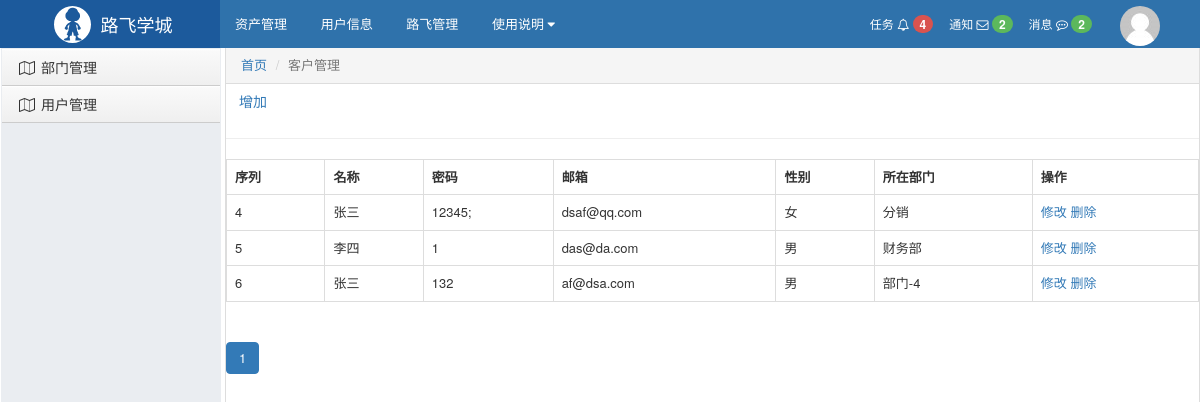
/crm/user_list/, run on the app's committed database.
### crm/models.py (models this page shows)
class user(models.Model):
    username = models.CharField(verbose_name="用户名",max_length=32)
    password = models.CharField(verbose_name="密码",max_length=64)
    email = models.CharField(verbose_name="密码",max_length=128)
    gender_choices = (
        (1,'男'),
        (2,'女'),
    )
    gender = models.IntegerField(verbose_name="性别",choices=gender_choices)
    depart = models.ForeignKey(verbose_name="所在部门",to="depart")

class depart(models.Model):
    title = models.CharField(verbose_name="部门名称",max_length=32)
    def __str__(self):
        return self.title

### crm/views/user.py (the view)
def index(request):
    my_list = models.user.objects.all()
    for item in my_list:
        print(item)
    page = request.GET.get('page', 1)  # 要查看的页码
    total_count = models.user.objects.all().count()  # 数据库中数据总条数
    pager = Pagination(page, total_count, '/crm/user/list/',5)
    my_list = models.user.objects.all()[pager.start:pager.end]
    return render(request,'user_list.html',locals())

### crm/utils/pager.py (called while the page is built, shortened)
    @property
    def start(self):
        return (self.page-1) * self.per_page_count

    @property
    def end(self):
        return self.page * self.per_page_count

    def page_html(self):
        if self.total_page_num <= self.max_page_num:
            page_start = 1
            page_end = self.total_page_num + 1
        pager_list = []
        if self.page > 1:
            prev = '<li><a href="%s?page=%s">上一页</a></li>' % (self.url,self.page - 1,)
            pager_list.append(prev)
        for i in range(page_start, page_end):  # 应该显示一定范围的页码
            if i == self.page:
                temp = '<li class="active"><a href="%s?page=%s">%s</a></li>' % (self.url,i, i,)
            else:
                temp = '<li><a href="%s?page=%s">%s</a></li>' % (self.url,i, i,)
            pager_list.append(temp)
        if self.page < self.total_page_num:
            nex = '<li><a href="%s?page=%s">下一页</a></li>' % (self.url,self.page + 1,)
            pager_list.append(nex)
        return "".join(pager_list)

### crm/templates/user_list.html
{% extends "layout.html" %}
{% block content %}
    <p>
        <a href="/crm/user/add" class="btn">增加</a>
    </p>
    <hr>
    <table class="table table-bordered table-bordered">
        <tr>
            <th>序列</th>
            <th>名称</th>
            <th>密码</th>
            <th>邮箱</th>
            <th>性别</th>
            <th>所在部门</th>
            <th>操作</th>
        </tr>
        {% for item in my_list %}
        <tr>
            <td>{{ item.id }}</td>
            <td>{{ item.username }}</td>
            <td>{{ item.password }}</td>
            <td>{{ item.email }}</td>
            <td>{{ item.get_gender_display }}</td>
            <td>{{ item.depart }}</td>
            <td>
                <a href="/crm/user/edit/{{ item.id }}/">修改</a>
                <a href="/crm/user/del/{{ item.id }}/">删除</a>
            </td>
        </tr>
    {% endfor %}
    </table>
    <ul class="pagination">
                      {{ pager.page_html|safe }}
    </ul>
{% endblock %}

### crm/templates/layout.html (shortened to what this page needs)
{% load staticfiles %}
<!DOCTYPE html>
<html lang="en">
<head>
    <link rel="stylesheet" href="{% static 'plugins/bootstrap/css/bootstrap.css' %} "/>
    <link rel="stylesheet" href="{% static 'plugins/font-awesome/css/font-awesome.css' %} "/>
    <link rel="stylesheet" href="{% static 'css/commons.css' %} "/>
    <link rel="stylesheet" href="{% static 'css/nav.css' %} "/>
</head>
<body>
<div class="pg-header">
    <div class="nav">
        <div class="logo-area left">
            <a href="#">
                <img class="logo" src="{% static 'imgs/logo.svg' %}">
                <span style="font-size: 18px;">路飞学城 </span>
            </a>
        </div>
        <div class="left-menu left">
            <a class="menu-item">资产管理</a>
            <a class="menu-item">用户信息</a>
            <a class="menu-item">路飞管理</a>
            <div class="menu-item">
                <span>使用说明</span>
                <i class="fa fa-caret-down" aria-hidden="true"></i>
            </div>
        </div>
        <div class="right-menu right clearfix">
            <div class="user-info right">
                <a href="#" class="avatar">
                    <img class="img-circle" src="{% static 'imgs/default.png' %}">
                </a>
            </div>
            <a class="user-menu right">
                消息
                <i class="fa fa-commenting-o" aria-hidden="true"></i>
                <span class="badge bg-success">2</span>
            </a>
            <a class="user-menu right">
                通知
                <i class="fa fa-envelope-o" aria-hidden="true"></i>
                <span class="badge bg-success">2</span>
            </a>
            <a class="user-menu right">
                任务
                <i class="fa fa-bell-o" aria-hidden="true"></i>
                <span class="badge bg-danger">4</span>
            </a>
        </div>
    </div>
</div>
<div class="pg-body">
    <div class="left-menu">
        <div class="menu-body">
            <div class="static-menu">
                <a href="/crm/depart/list/"><span class="icon-wrap"><i class="fa fa-map-o" aria-hidden="true"></i></span> 部门管理</a>
                <a href="/crm/user/list/"><span class="icon-wrap"><i class="fa fa-map-o" aria-hidden="true"></i></span> 用户管理</a>
            </div>
        </div>
    </div>
    <div class="right-body">
        <div>
            <ol class="breadcrumb no-radius no-margin" style="border-bottom: 1px solid #ddd;">
                <li><a href="#">首页</a></li>
                <li class="active">客户管理</li>
            </ol>
        </div>
        {% block content %} {% endblock %}
    </div>
</div>
</body>
</html>

### crm/static/css/commons.css (style rules this page uses)
body { margin: 0; }
img { border: 0; }
.left { float: left; }
.right { float: right; }
.clearfix:after { clear: both; display: block; visibility: hidden; height: 0; }
.bg-danger { background-color: #d9534f !important; color: #ffffff; }
.bg-success { background-color: #5cb85c !important; color: #ffffff; }
.badge { display: inline-block; min-width: 10px; padding: 3px 7px; font-size: 12px; font-weight: bold; line-height: 1; color: #fff; text-align: center; white-space: nowrap; vertical-align: baseline; background-color: #777; border-radius: 10px; }
.img-circle { border-radius: 50%; }

### crm/static/css/nav.css (style rules this page uses)
.nav { min-width: 980px; height: 48px; background-color: #2F72AB; color: #ffffff; line-height: 48px; overflow: visible; font-size: 12px; }
.nav .logo-area { width: 220px; overflow: hidden; height: 48px; text-align: center; background-color: #1c5a9c; }
.nav .logo-area > a { color: #ffffff; text-decoration: none; display: inline-block; }
.nav .logo-area .logo { height: 37px; width: 37px; float: left; margin: 6px; margin-right: 10px; }
.nav .left-menu { font-size: 13px; }
.nav .left-menu .menu-item { display: inline-block; padding: 0 15px; cursor: pointer; position: relative; color: white; text-decoration: none; }
.nav .right-menu .user-menu { padding: 0 8px; cursor: pointer; color: white; text-decoration: none; }
.nav .right-menu .user-info { padding: 0 30px 0 10px; height: 48px; position: relative; }
.nav .right-menu .user-info .avatar { display: inline-block; padding: 0 10px; height: 48px; }

### crm/templates/layout.html (style rules this page uses)
body { margin: 0; }
.no-radius { border-radius: 0; }
.no-margin { margin: 0; }
.pg-body > .left-menu { background-color: #EAEDF1; position: absolute; left: 1px; top: 48px; bottom: 0; width: 220px; border: 1px solid #EAEDF1; overflow: auto; }
.pg-body > .right-body { position: absolute; left: 225px; right: 0; top: 48px; bottom: 0; overflow: scroll; border: 1px solid #ddd; border-top: 0; font-size: 13px; min-width: 755px; }
.left-menu .menu-body .static-menu .icon-wrap { width: 20px; display: inline-block; text-align: center; }
.left-menu .menu-body .static-menu a { text-decoration: none; padding: 8px 15px; border-bottom: 1px solid #ccc; color: #333; display: block; background: #efefef; background: -webkit-gradient(linear, left bottom, left top, color-stop(0, #efefef), color-stop(1, #fafafa)); background: -ms-linear-gradient(bottom, #efefef, #fafafa); background: -o-linear-gradient(bottom, #efefef, #fafafa); filter: progid:dximagetransform.microsoft.gradient(startColorStr='#e3e3e3', EndColorStr='#ffffff'); -ms-filter: "progid:DXImageTransform.Microsoft.gradient(startColorStr='#fafafa',EndColorStr='#efefef')"; box-shadow: inset 0 1px 1px white; }

### data on the page
user: id "4", username "张三", password "12345;", email "dsaf@qq.com", gender "女", depart "分销"
user: id "5", username "李四", password "1", email "das@da.com", gender "男", depart "财务部"
user: id "6", username "张三", password "132", email "af@dsa.com", gender "男", depart "部门-4"

### other printed values
{{ pager.page_html|safe }} "1"
